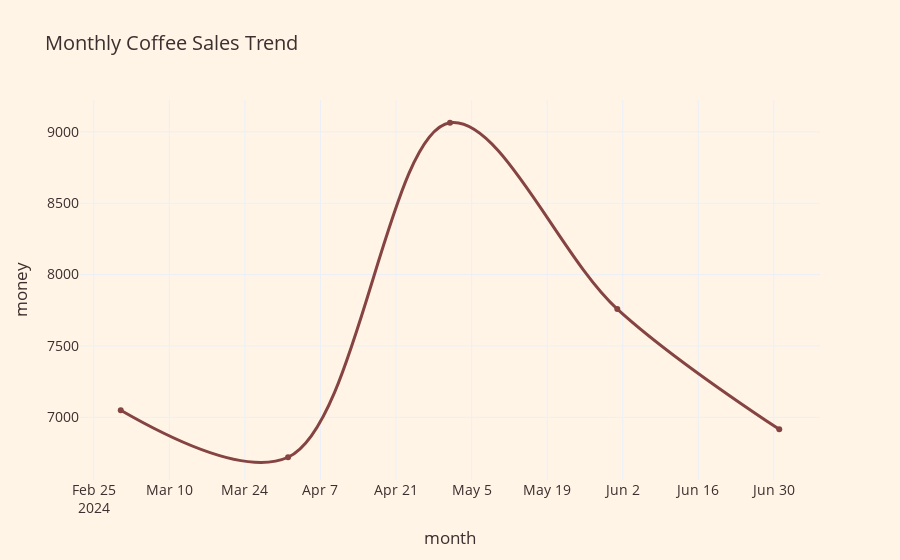

Source (notebook cell):
### Code cell
# --- Plot 2: Monthly Sales Trend ---
fig2 = px.line(
    df.groupby("month")["money"].sum().reset_index(),
    x="month", y="money",
    markers=True,
    title=" Monthly Coffee Sales Trend",
    line_shape="spline"
)
fig2.update_traces(line=dict(color="#854442", width=3))
fig2.update_layout(
    template="plotly_white",
    plot_bgcolor="#FFF4E6",
    paper_bgcolor="#FFF4E6",
    font=dict(color="#3C2F2F", size=14)
)

### Figure 1 — Plotly figure (JSON) as saved in the notebook; plotly's stock layout.template omitted (floating-point values rounded to 4 significant figures)
{"data": [{"hovertemplate": "month=%{x}<br>money=%{y}<extra></extra>", "legendgroup": "", "line": {"color": "#854442", "dash": "solid", "shape": "spline", "width": 3}, "marker": {"symbol": "circle"}, "mode": "lines+markers", "name": "", "orientation": "v", "showlegend": false, "type": "scatter", "x": ["2024-03", "2024-04", "2024-05", "2024-06", "2024-07"], "xaxis": "x", "y": [7050.0, 6721.0, 9063.0, 7759.0, 6916.0], "yaxis": "y"}], "layout": {"font": {"color": "#3C2F2F", "size": 14}, "legend": {"tracegroupgap": 0}, "paper_bgcolor": "#FFF4E6", "plot_bgcolor": "#FFF4E6", "title": {"text": " Monthly Coffee Sales Trend"}, "xaxis": {"anchor": "y", "domain": [0, 1], "title": {"text": "month"}}, "yaxis": {"anchor": "x", "domain": [0, 1], "title": {"text": "money"}}}}
